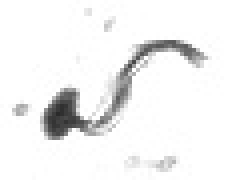
#> input picture simon/keras/train/appendicularian_s_shape/58299.jpg, 63 x 45 px, found by its file name (shown 4 times larger)
$ python data.py
#> lines starting #> are read from the running program, lines starting #| are printed output that depends on the picture
import os
import cv2
import numpy as np
import json

class Dataset:
    def __init__(self,data_dir,height,width):
        self.data_dir = data_dir
        self.height = height
        self.width = width
        self.num_classes = 0
        self.image_count = 0
        self.image_paths = []
        self.images = []
        self.names = {}
        self.labels = []

    def read_data(self):
        """Creates a list of image paths and labels"""
        dir_names = os.listdir(self.data_dir)
        dir_names.sort()
        self.num_classes = len(dir_names)

        for index,dir_name in enumerate(dir_names):

            # Create a mapping from label number to name
            label = index
            name = dir_name
            self.names[label] = name

            # Get images directory path
            dir_path = os.path.join(self.data_dir,dir_name)
            image_names = os.listdir(dir_path)
            image_names.sort()

            for image_name in image_names:
                # Read, resize, and store image path
                image_path = os.path.join(dir_path, image_name)
                self.image_paths.append(image_path)

                # Add image label array
                label_array = np.zeros((1,1,self.num_classes))
                label_array[0,0,label] = 1
                self.labels.append(label_array)
                # print "loaded {}".format(image_name)

                self.image_count += 1
#> pass 2 of the loop in read_data, `for index,dir_name in enumerate(dir_names):`:
#> pass 3 of the loop in read_data, `for index,dir_name in enumerate(dir_names):`:
#> the loop made 4 passes; the first 3 are shown

        print("Loaded data from {}".format(self.data_dir))

    def load_data(self, image_paths):
        """Loads images as numpy arrays and returns them."""

        # Stores image arrays
        images = []

        # Read images and store in images list
        for image_path in image_paths:
            image = cv2.imread(image_path)
#> image is the input picture: shape (45, 63, 3); min 42, max 255, mean 242.4
            image_resized = cv2.resize(image, (self.height,self.width))
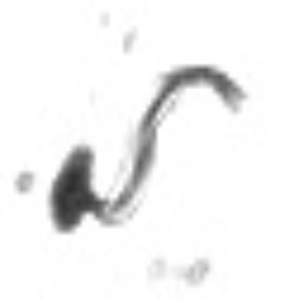
#> image_resized: shape (299, 299, 3); min 43, max 255, mean 242.4
            images.append(image_resized)
#> pass 2 of the loop in load_data, `for image_path in image_paths:`:
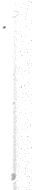
#> input picture simon/keras/train/artifacts_edge/37757.jpg, 32 x 190 px, found by its file name
#> in load_data, image is the input picture: shape (190, 32, 3); min 126, max 255, mean 251.7
#> in load_data, `image_resized = cv2.resize(image, (self.height,self.width))`:
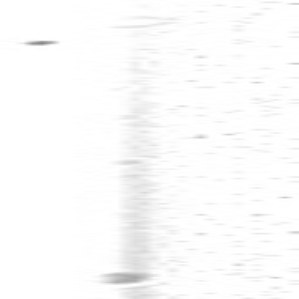
#> image_resized: shape (299, 299, 3); min 135, max 255, mean 251.6
#> pass 3 of the loop in load_data, `for image_path in image_paths:`:
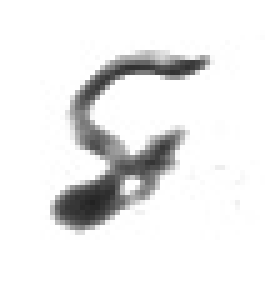
#> input picture simon/keras/train/appendicularian_fritillaridae/88794.jpg, 53 x 57 px, found by its file name (shown 5 times larger)
#> in load_data, image is the input picture: shape (57, 53, 3); min 34, max 255, mean 234.8
#> in load_data, `image_resized = cv2.resize(image, (self.height,self.width))`:
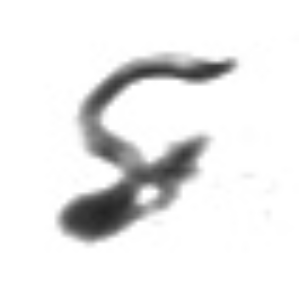
#> image_resized: shape (299, 299, 3); min 34, max 255, mean 234.8
#> the loop made 4 passes; the first 3 are shown

        return images


    def next_batch(self,batch_size):
        """Return the next `batch_size` examples from this data set."""

        # Create a random seed
        perm = np.arange(self.image_count)
        np.random.shuffle(perm)

        # Shuffle paths and get a batch of image arrays
        image_paths = [ self.image_paths[i] for i in perm ]
        image_paths = image_paths[:batch_size]
        batch_images = self.load_data(image_paths)

        # Shuffle labels and get a batch
        batch_labels = [ self.labels[i] for i in perm ]
        batch_labels = batch_labels[:batch_size]

        return batch_images, batch_labels


def main():

    data = Dataset('train', 299, 299)
    data.read_data()

    #print json.dumps(data.names, indent=4, sort_keys=True)

    names = data.names

    images, labels = data.next_batch(50)

    for image,label in zip(images,labels):
        name = names[np.argmax(label)]
        print("{} \t {}".format(name,label))
        cv2.imshow(name,image)
        cv2.waitKey()
        cv2.destroyAllWindows()

if __name__ == '__main__':
    main()
